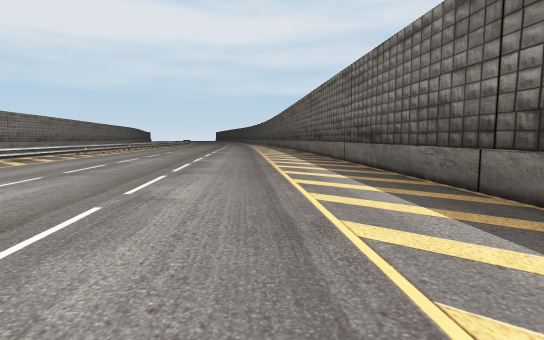
view 1 (above)

24 first-person views from a walk through a Unity game level. The camera is 1.4 m above the floor, tilts 6° down and sees 80° across. The floor is counted in squares, 2 m on a side. Each view is taken from the middle of a square. On the plan, view 1 faces up. The plan holds only what a view shows up to about 10 squares ahead; the rest is blank. The place goes on beyond the plan. The player is left out. Some animated figures are not drawn.

view 2
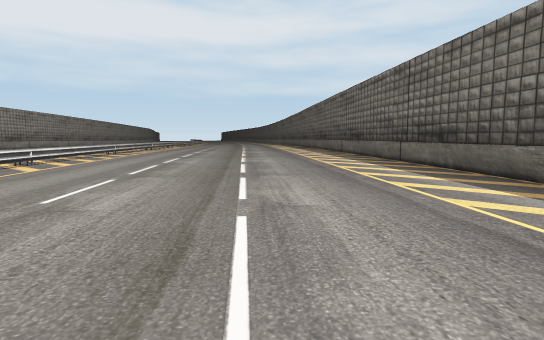

view 3
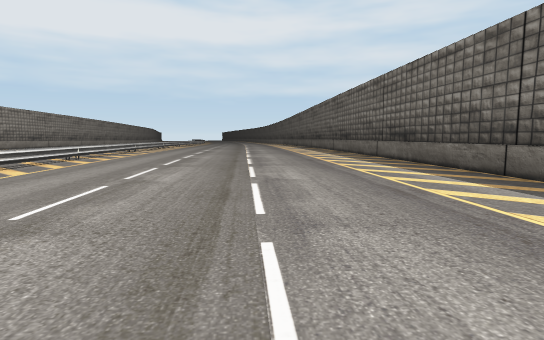

view 4
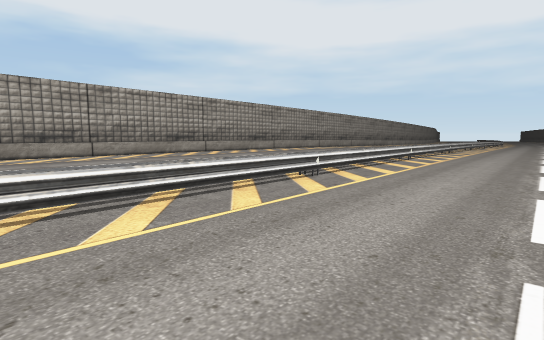

view 5
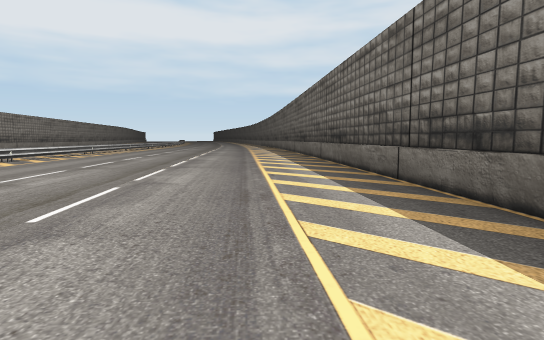

view 6
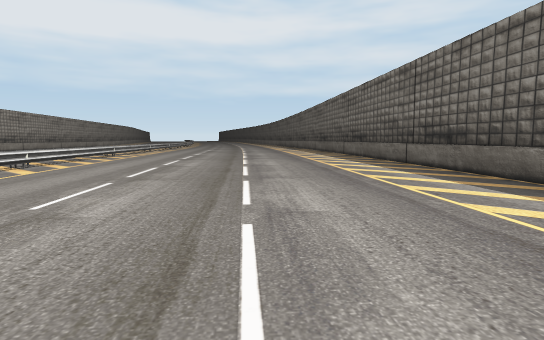

view 7
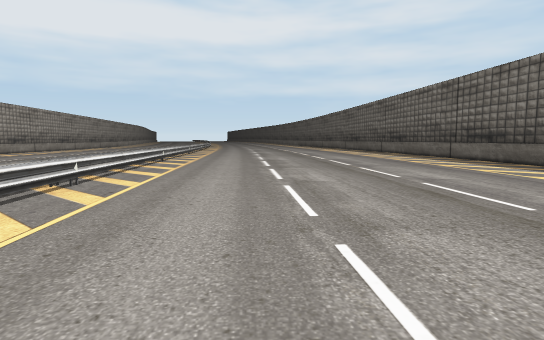

view 8
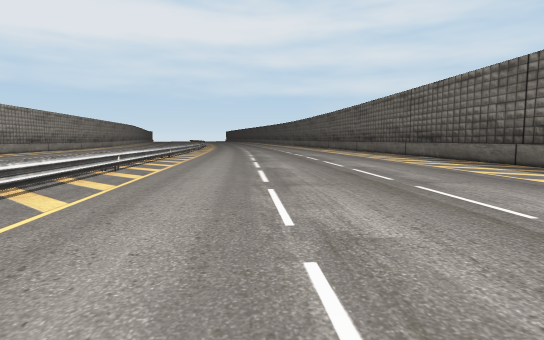

view 9
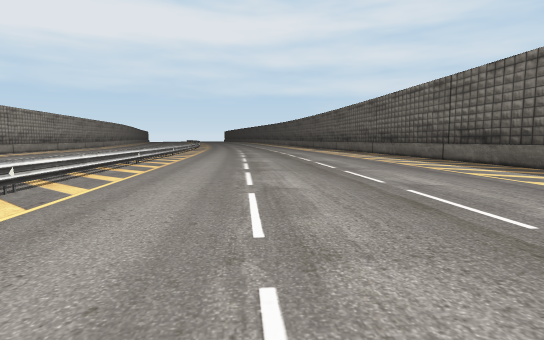

view 10
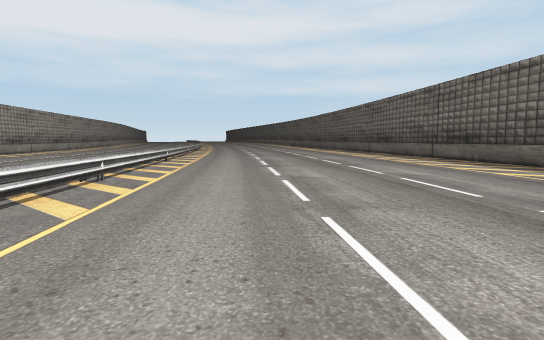

view 11
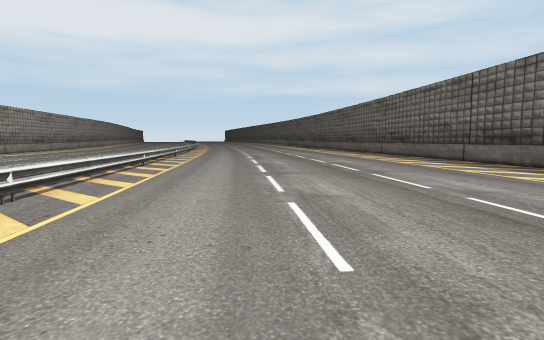

view 12
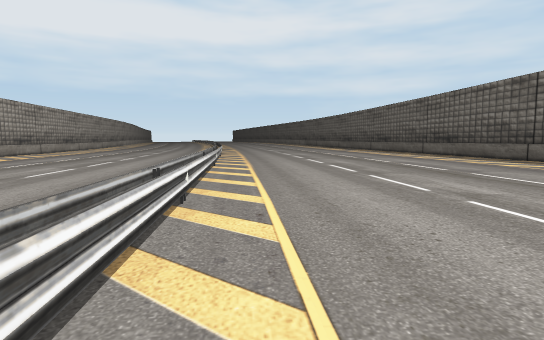

view 13
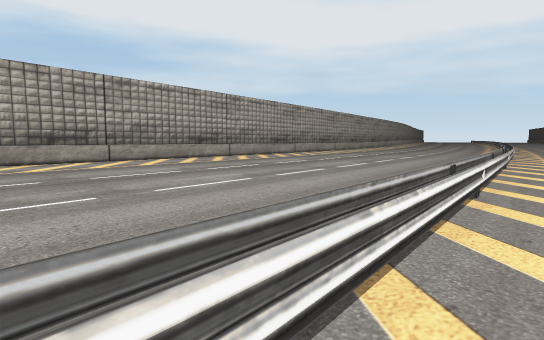

view 14
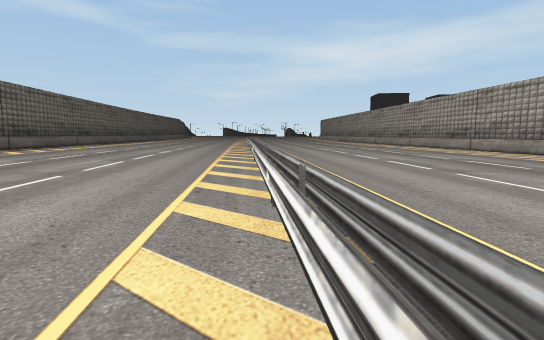

view 15
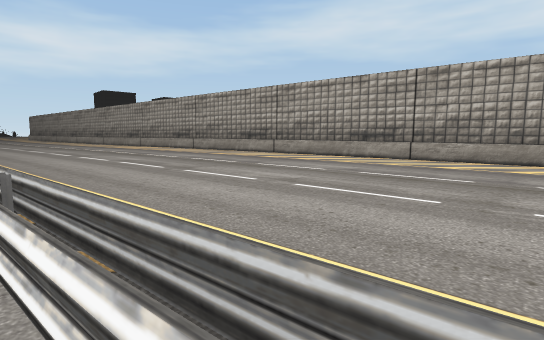

view 16
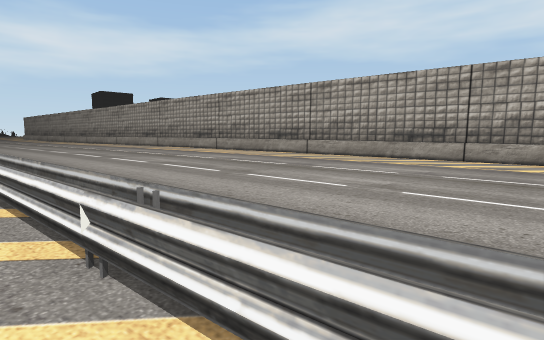

view 17
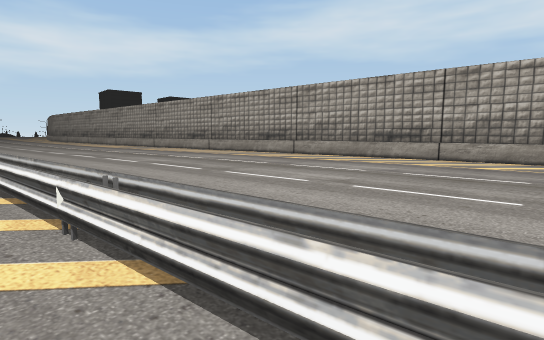

view 18
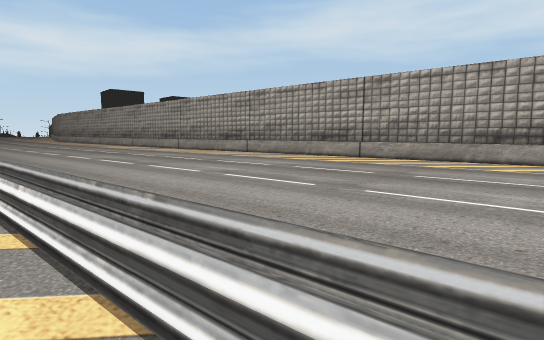

view 19
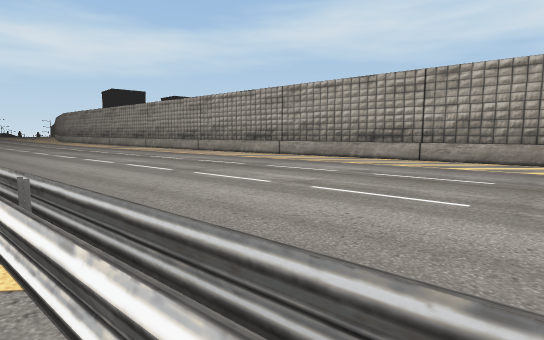

view 20
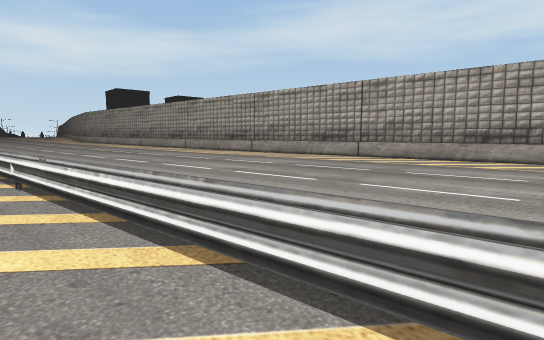

view 21
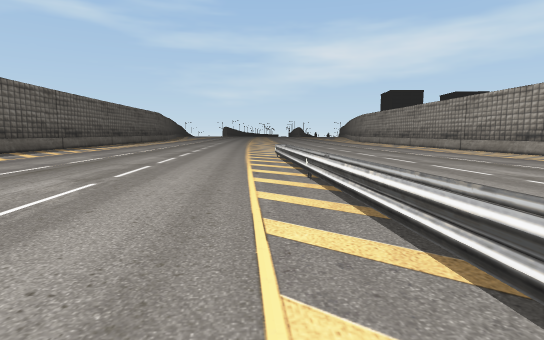

view 22
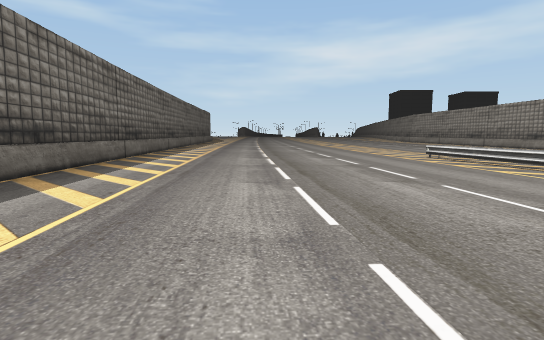

view 23
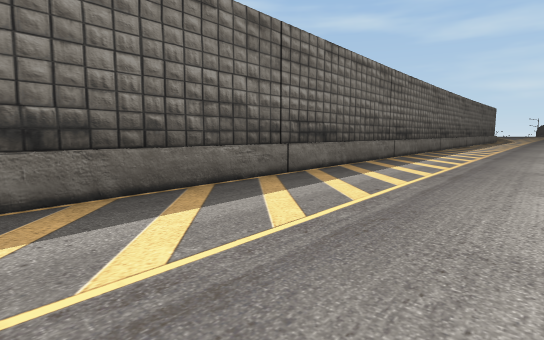

view 24
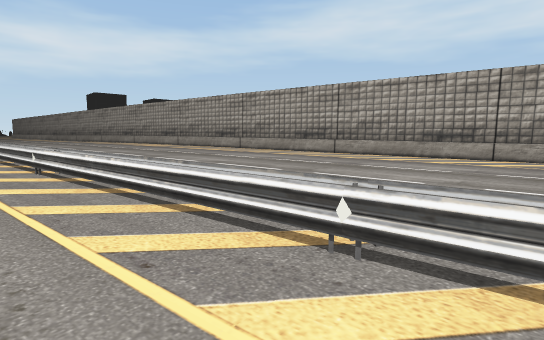

### Floor plan
Key: @ floor where view 1 was taken; # wall or solid block; . main floor; : floor 0.25 m higher than the main floor; - floor 0.25 m lower than the main floor; _ floor 0.5 m lower than the main floor; = window, fence, low wall or low ledge.
Columns run from 20 left of view 1 to 4 right of it. Each row starts with its distance up from view 1.
 31     _____ =---------#
 30 #________-=---------##
 29 #______---=----------#
 28 #____-----=----------#
 27   _-------=----------#
 26    -------==--------.#
 25    ------- =------...#
 24   -------- =----.....#
 23  #---------=---......#
 22  #---------=-........#
 21  #---------=.........#
 20  #-------..=.........##
 19  #-----....=..........#
 18  #---......=..........#
 17  #--.......=..........#
 16  ##........==.........#
 15   #.........=........:#
 14   #.........=.......::#
 13   #.........=......:::#
 12    .........=.....::::#
 11     ........=...::::::#
 10   #.........=..:::::::#
  9   #.........=.::::::::##
  8   #.........=::::::::::#
  7   #.........=::::::::::#
  6   #.........=::::::::::#
  5   #........:==:::::::::#
  4   ##......:::=:::::::::#
  3    #.....::::=:::::::::#
  2    #.....::::=:::::::::#
  1    #.....::::=:::::::::#
  0    #.....::::=::::::@::#
 -1     ....:::::=:::::::::#
 -2      ...:::::=:::::::::#
 -3       ..:::::=:::::::::##
 -4       ..:::::=::::::::::#
 -5      ..::::::=::::::::::#
 -6      ..::::::=::::::::::#
 -7       .::::::==:::::::::#

Where each view was taken, in squares from view 1:
view 1: 0 up, 0 right, facing up
view 2: 5 down, 1 left, facing up
view 3: 7 down, 1 left, facing up
view 4: 7 down, 3 left, facing up-left
view 5: 4 up, 0 right, facing up
view 6: 6 up, 2 left, facing up
view 7: 9 up, 5 left, facing up
view 8: 12 up, 5 left, facing up
view 9: 15 up, 5 left, facing up
view 10: 19 up, 6 left, facing up
view 11: 21 up, 6 left, facing up
view 12: 21 up, 8 left, facing up
view 13: 20 up, 8 left, facing up-left
view 14: 17 up, 8 left, facing down
view 15: 17 up, 8 left, facing down-left
view 16: 21 up, 8 left, facing down-left
view 17: 11 up, 7 left, facing down-left
view 18: 8 up, 7 left, facing down-left
view 19: 6 up, 7 left, facing down-left
view 20: 3 up, 6 left, facing down-left
view 21: 3 up, 6 left, facing down
view 22: 3 up, 1 left, facing down
view 23: 3 up, 1 left, facing down-right
view 24: 31 up, 8 left, facing down-left
